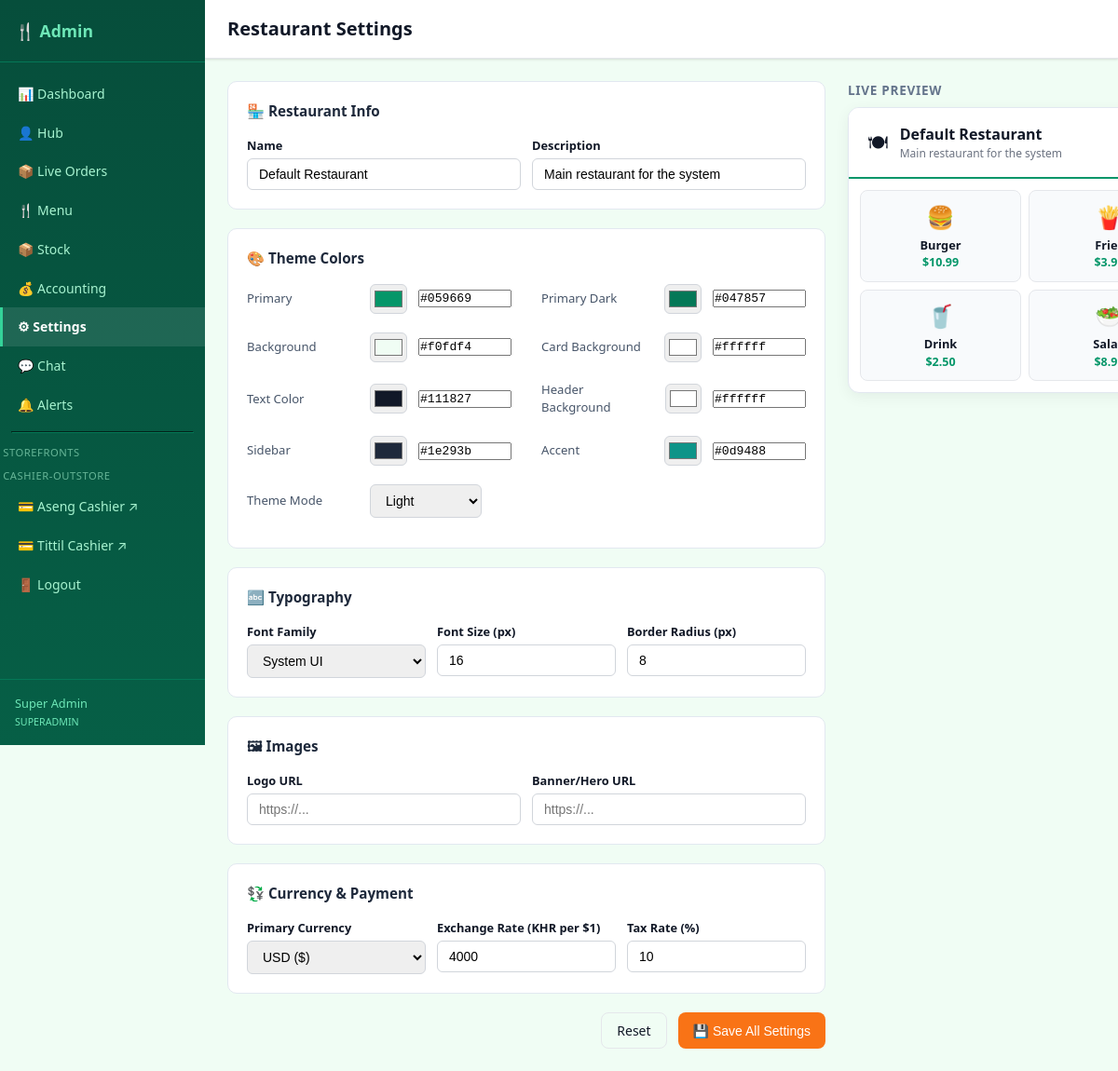
The app's page /admin/settings.php (signed in) with its own data.
### tables this page shows
CREATE TABLE Restaurant (
    id          TEXT PRIMARY KEY,
    name        TEXT NOT NULL,
    slug        TEXT NOT NULL UNIQUE,
    description TEXT,
    isActive    INTEGER NOT NULL DEFAULT 1,
    createdAt   TEXT NOT NULL DEFAULT (datetime('now')),
    updatedAt   TEXT NOT NULL DEFAULT (datetime('now'))
);

### db.php (called while the page is built, shortened)
<?php
function get_db(): PDO {
    static $pdo = null;
    if ($pdo === null) {
        $pdo = new PDO('sqlite:' . DB_PATH, null, null, [
            PDO::ATTR_ERRMODE            => PDO::ERRMODE_EXCEPTION,
            PDO::ATTR_DEFAULT_FETCH_MODE => PDO::FETCH_ASSOC,
        ]);
        $pdo->exec('PRAGMA foreign_keys = ON');
        $pdo->exec('PRAGMA journal_mode = WAL');
    }
    return $pdo;
}
function db_fetch(string $sql, array $params = []): ?array {
    $stmt = get_db()->prepare($sql);
    $stmt->execute($params);
    $row = $stmt->fetch();
    return $row ?: null;
}
function get_restaurant(?string $slug = null): ?array {
    $slug = $slug ?? DEFAULT_RESTAURANT_SLUG;
    return db_fetch('SELECT * FROM Restaurant WHERE slug = ? AND isActive = 1', [$slug]);
}

### admin/settings.php (the view, shortened to what this page needs)
<?php
include dirname(__DIR__) . '/includes/admin_header.php';
require_once dirname(__DIR__) . '/db.php';
$restaurant = get_restaurant();
$settings = [];
$defaults = [
    'primary_color' => '#059669', 'primary_dark' => '#047857', 'bg_color' => '#f0fdf4',
    'card_bg' => '#ffffff', 'text_color' => '#111827', 'header_bg' => '#ffffff',
    'sidebar_bg' => '#1e293b', 'accent_color' => '#0d9488',
    'font_family' => 'system-ui, -apple-system, sans-serif', 'font_size' => '16',
    'border_radius' => '8', 'logo_url' => '', 'banner_url' => '',
    'restaurant_name' => $restaurant['name'] ?? '',
    'restaurant_desc' => $restaurant['description'] ?? '',
    'tax_rate' => '10', 'currency_primary' => 'USD', 'exchange_rate' => '4000',
    'theme_mode' => 'light',
];
$s = array_merge($defaults, $settings);
?>
<form method="POST" action="settings.php">
<div class="settings-layout">
<div>
    <div class="settings-section">
        <h3>🏪 Restaurant Info</h3>
        <div style="display:grid;grid-template-columns:1fr 1fr;gap:.75rem">
            <div><label style="font-size:.8rem;font-weight:600;display:block;margin-bottom:.25rem">Name</label>
            <input type="text" name="restaurant_name" class="setting-input" value="<?= htmlspecialchars($s['restaurant_name']) ?>"></div>
            <div><label style="font-size:.8rem;font-weight:600;display:block;margin-bottom:.25rem">Description</label>
            <input type="text" name="restaurant_desc" class="setting-input" value="<?= htmlspecialchars($s['restaurant_desc']) ?>"></div>
        </div>
    </div>
    <div class="settings-section">
        <h3>🎨 Theme Colors</h3>
        <div style="display:grid;grid-template-columns:1fr 1fr;gap:.5rem 2rem">
            <?php foreach ([
                ['primary_color','Primary'],['primary_dark','Primary Dark'],['bg_color','Background'],
                ['card_bg','Card Background'],['text_color','Text Color'],['header_bg','Header Background'],
                ['sidebar_bg','Sidebar'],['accent_color','Accent']
            ] as [$key, $label]): ?>
            <div class="color-row">
                <label><?= $label ?></label>
                <input type="color" name="<?= $key ?>" value="<?= htmlspecialchars($s[$key]) ?>" onchange="this.nextElementSibling.value=this.value;updatePreview()">
                <input type="text" value="<?= htmlspecialchars($s[$key]) ?>" onchange="this.previousElementSibling.value=this.value" readonly>
            </div>
            <?php endforeach; ?>
        </div>
        <div class="color-row" style="margin-top:.5rem">
            <label>Theme Mode</label>
            <select name="theme_mode" class="setting-input" style="width:120px">
                <option value="light" <?= $s['theme_mode'] === 'light' ? 'selected' : '' ?>>Light</option>
            </select>
        </div>
    </div>
    <div class="settings-section">
        <h3>🔤 Typography</h3>
        <div style="display:grid;grid-template-columns:1fr 1fr 1fr;gap:.75rem">
            <div>
                <label style="font-size:.8rem;font-weight:600;display:block;margin-bottom:.25rem">Font Family</label>
                <select name="font_family" class="setting-input">
                    <?php foreach (['system-ui, -apple-system, sans-serif'=>'System UI','Georgia, serif'=>'Georgia','Arial, sans-serif'=>'Arial','Verdana, sans-serif'=>'Verdana','Courier New, monospace'=>'Courier New'] as $v => $l): ?>
                    <option value="<?= $v ?>" <?= $s['font_family'] === $v ? 'selected' : '' ?>><?= $l ?></option>
                    <?php endforeach; ?>
                </select>
            </div>
            <div>
                <label style="font-size:.8rem;font-weight:600;display:block;margin-bottom:.25rem">Font Size (px)</label>
                <input type="number" name="font_size" class="setting-input" value="<?= htmlspecialchars($s['font_size']) ?>" min="12" max="24">
            </div>
            <div>
                <label style="font-size:.8rem;font-weight:600;display:block;margin-bottom:.25rem">Border Radius (px)</label>
                <input type="number" name="border_radius" class="setting-input" value="<?= htmlspecialchars($s['border_radius']) ?>" min="0" max="24">
            </div>
        </div>
    </div>
    <div class="settings-section">
        <h3>🖼 Images</h3>
        <div style="display:grid;grid-template-columns:1fr 1fr;gap:.75rem">
            <div><label style="font-size:.8rem;font-weight:600;display:block;margin-bottom:.25rem">Logo URL</label>
            <input type="url" name="logo_url" class="setting-input" value="<?= htmlspecialchars($s['logo_url']) ?>" placeholder="https://..."></div>
            <div><label style="font-size:.8rem;font-weight:600;display:block;margin-bottom:.25rem">Banner/Hero URL</label>
            <input type="url" name="banner_url" class="setting-input" value="<?= htmlspecialchars($s['banner_url']) ?>" placeholder="https://..."></div>
        </div>
    </div>
    <div class="settings-section">
        <h3>💱 Currency & Payment</h3>
        <div style="display:grid;grid-template-columns:1fr 1fr 1fr;gap:.75rem">
            <div>
                <label style="font-size:.8rem;font-weight:600;display:block;margin-bottom:.25rem">Primary Currency</label>
                <select name="currency_primary" class="setting-input">
                    <option value="USD" <?= $s['currency_primary'] === 'USD' ? 'selected' : '' ?>>USD ($)</option>
                </select>
            </div>
            <div><label style="font-size:.8rem;font-weight:600;display:block;margin-bottom:.25rem">Exchange Rate (KHR per $1)</label>
            <input type="number" name="exchange_rate" class="setting-input" value="<?= htmlspecialchars($s['exchange_rate']) ?>" min="0" step="100"></div>
            <div><label style="font-size:.8rem;font-weight:600;display:block;margin-bottom:.25rem">Tax Rate (%)</label>
            <input type="number" name="tax_rate" class="setting-input" value="<?= htmlspecialchars($s['tax_rate']) ?>" min="0" max="100" step="0.5"></div>
        </div>
    </div>
    <div style="display:flex;gap:.75rem;justify-content:flex-end">
        <a href="settings.php" class="btn btn-outline">Reset</a>
        <button type="submit" class="btn btn-primary">💾 Save All Settings</button>
    </div>
</div>
<div>
    <div style="font-size:.85rem;font-weight:600;color:#64748b;margin-bottom:.5rem;text-transform:uppercase;letter-spacing:.05em">Live Preview</div>
    <div class="preview-card">
        <div class="preview-header" id="preview-header" style="background:#fff;border-bottom:2px solid <?= htmlspecialchars($s['primary_color']) ?>">
            <span style="font-size:1.3rem">🍽</span>
            <div>
                <div style="font-weight:700;font-size:1rem" id="preview-name"><?= htmlspecialchars($s['restaurant_name']) ?></div>
                <div style="font-size:.75rem;color:#6b7280" id="preview-desc"><?= htmlspecialchars($s['restaurant_desc']) ?></div>
            </div>
        </div>
        <div class="preview-menu" id="preview-menu">
            <div class="preview-item"><div class="pi-icon">🍔</div><div class="pi-name">Burger</div><div class="pi-price" style="color:<?= htmlspecialchars($s['primary_color']) ?>;font-weight:700">$10.99</div></div>
            <div class="preview-item"><div class="pi-icon">🍟</div><div class="pi-name">Fries</div><div class="pi-price" style="color:<?= htmlspecialchars($s['primary_color']) ?>;font-weight:700">$3.99</div></div>
            <div class="preview-item"><div class="pi-icon">🥤</div><div class="pi-name">Drink</div><div class="pi-price" style="color:<?= htmlspecialchars($s['primary_color']) ?>;font-weight:700">$2.50</div></div>
            <div class="preview-item"><div class="pi-icon">🥗</div><div class="pi-name">Salad</div><div class="pi-price" style="color:<?= htmlspecialchars($s['primary_color']) ?>;font-weight:700">$8.99</div></div>
        </div>
    </div>
</div>
</div>
</form>
<?php include dirname(__DIR__) . '/includes/admin_footer.php'; ?>

### assets/css/style.css (style rules this page uses)
:root { --primary: #f97316; --primary-dark: #ea580c; --primary-fg: #fff; --bg: #f9fafb; --card-bg: #ffffff; --border: #e5e7eb; --text: #111827; --text-muted: #6b7280; --success: #16a34a; --warn: #d97706; --danger: #dc2626; --radius: 8px; --shadow: 0 1px 3px rgba(0,0,0,.08), 0 1px 2px rgba(0,0,0,.06); --transition: .15s ease; }
*, *::before, *::after { box-sizing: border-box; margin: 0; padding: 0; }
body { font-family: system-ui, -apple-system, sans-serif; background: var(--bg); color: var(--text); line-height: 1.5; }
a { color: var(--primary); text-decoration: none; }
.btn { display: inline-flex; align-items: center; gap: .35rem; padding: .5rem 1rem; border-radius: var(--radius); border: none; font-size: .875rem; font-weight: 500; cursor: pointer; transition: background var(--transition), opacity var(--transition); text-decoration: none; white-space: nowrap; }
.btn-primary { background: var(--primary); color: var(--primary-fg); }
.btn-outline { background: transparent; border: 1px solid var(--border); color: var(--text); }

### assets/css/admin.css (style rules this page uses)
:root { --admin-primary: #059669; --admin-primary-dark: #047857; --admin-primary-light: #d1fae5; --admin-sidebar: #064e3b; --admin-sidebar-hover: #065f46; }
.admin-body { background: #f0fdf4; }

### admin/settings.php (style rules this page uses)
.settings-layout { display:grid;grid-template-columns:1fr 380px;gap:1.5rem;align-items:start }
.settings-section { background:#fff;border:1px solid #e2e8f0;border-radius:10px;padding:1.25rem;margin-bottom:1.25rem }
.settings-section h3 { font-size:.95rem;font-weight:700;margin-bottom:1rem;color:#1e293b }
.color-row { display:flex;gap:.75rem;align-items:center;margin-bottom:.75rem }
.color-row label { font-size:.82rem;font-weight:500;min-width:120px;color:#475569 }
.color-row input[type="color"] { width:40px;height:32px;border:1px solid #d1d5db;border-radius:6px;cursor:pointer;padding:2px }
.color-row input[type="text"] { width:100px;font-size:.82rem;font-family:monospace }
.setting-input { width:100%;padding:.5rem .75rem;border:1px solid #d1d5db;border-radius:6px;font-size:.875rem }
.preview-card { background:#fff;border:1px solid #e2e8f0;border-radius:12px;overflow:hidden;box-shadow:0 4px 16px rgba(0,0,0,.06) }
.preview-header { padding:1rem 1.25rem;display:flex;align-items:center;gap:.75rem }
.preview-menu { padding:.75rem;display:grid;grid-template-columns:1fr 1fr;gap:.5rem }
.preview-item { background:#f8fafc;border:1px solid #e5e7eb;border-radius:8px;padding:.6rem;text-align:center;font-size:.78rem }
.preview-item .pi-icon { font-size:1.5rem;margin-bottom:.2rem }
.preview-item .pi-name { font-weight:600;font-size:.8rem }

### records on screen
restaurant: restaurant_name "Default Restaurant", restaurant_desc "Main restaurant for the system", primary_color "#059669", name+description "#059669", primary_dark "#047857", name+description "#047857", bg_color "#f0fdf4", name+description "#f0fdf4", card_bg "#ffffff", name+description "#ffffff", text_color "#111827", name+description "#111827", header_bg "#ffffff", sidebar_bg "#1e293b", name+description "#1e293b", accent_color "#0d9488", name+description "#0d9488", theme_mode "Light", font_family "System UI", font_size "16", border_radius "8", currency_primary "USD ($)", exchange_rate "4000", tax_rate "10", name "Default Restaurant", description "Main restaurant for the system"

### other values on screen
$current_user['name'] "Super Admin"
$current_user['role'] "SUPERADMIN"
$page_title "Restaurant Settings"
$label "Primary"
$label "Primary Dark"
$label "Background"
$label "Card Background"
$label "Text Color"
$label "Header Background"
$label "Sidebar"
$label "Accent"
